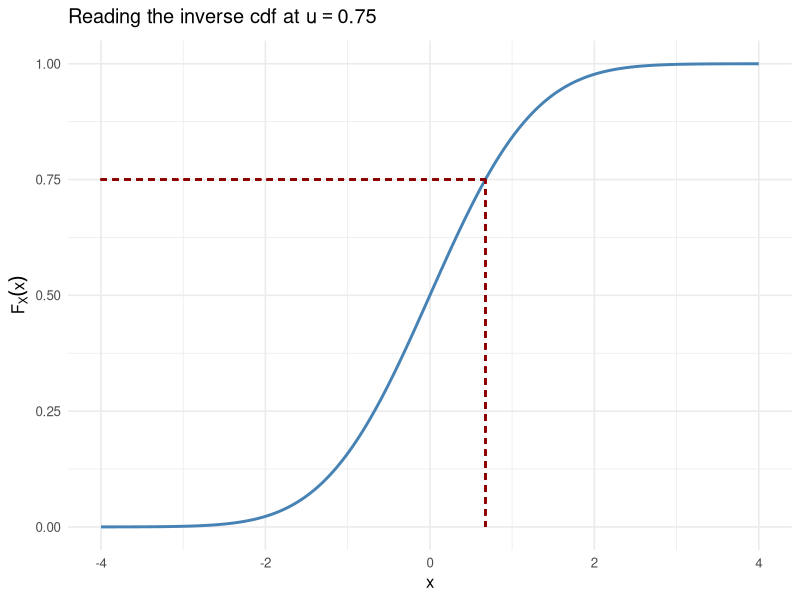
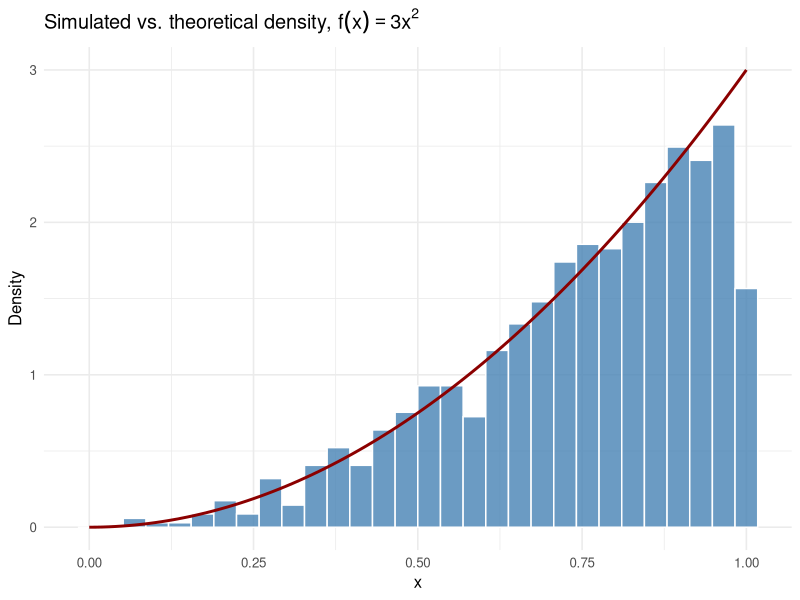
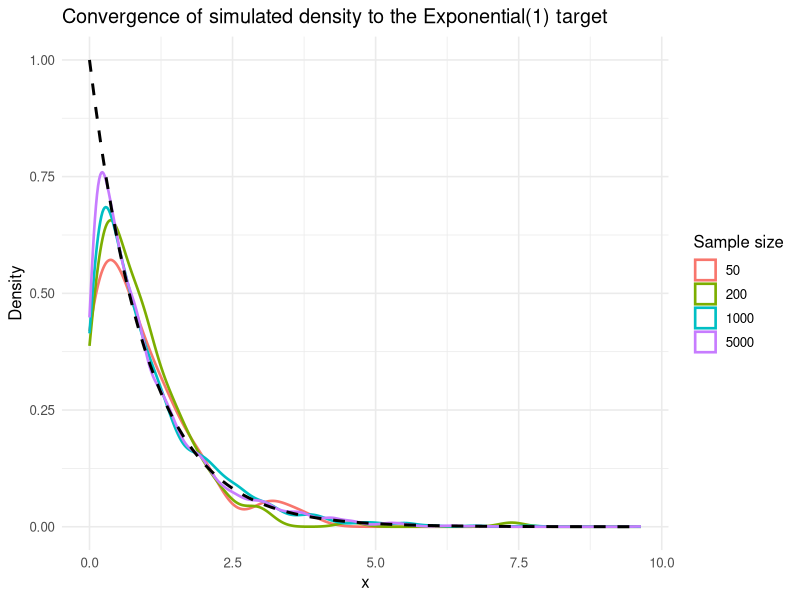

Source code (R) for these figures, in order:
## ---- chunk 1
knitr::opts_chunk$set(
    echo = TRUE,
    warning = FALSE,
    message = FALSE,
    fig.align = "center",
    fig.width = 7,
    fig.height = 4.5
)

set.seed(123)
library(tidyverse)
library(ggplot2)
library(dplyr)
library(knitr)
library(kableExtra)
library(gridExtra)
library(patchwork)
## ---- chunk 2
x_grid <- seq(-4, 4, length.out = 400)
cdf_values <- pnorm(x_grid)

u_example <- 0.75
x_example <- qnorm(u_example)

ggplot(data.frame(x = x_grid, F = cdf_values), aes(x = x, y = F)) +
    geom_line(colour = "steelblue", linewidth = 1) +
    geom_segment(
        aes(x = -4, xend = x_example, y = u_example, yend = u_example),
        linetype = "dashed", colour = "darkred"
    ) +
    geom_segment(
        aes(x = x_example, xend = x_example, y = 0, yend = u_example),
        linetype = "dashed", colour = "darkred"
    ) +
    labs(
        title = expression(paste("Reading the inverse cdf at ", u == 0.75)),
        x = "x", y = expression(F[X](x))
    ) +
    theme_minimal(base_size = 12)
## ---- chunk 3
set.seed(123)

## Target density f(x) = 3x^2 on (0,1) has cdf F(x) = x^3
## so the quantile function is F^{-1}(u) = u^{1/3}

sample_size <- 1000
uniform_draws <- runif(n = sample_size)
simulated_x <- uniform_draws^(1 / 3)

summary(simulated_x)
## ---- chunk 4
theoretical_grid <- seq(0, 1, by = 0.01)
theoretical_density <- 3 * theoretical_grid^2

ggplot(data.frame(x = simulated_x), aes(x = x)) +
    geom_histogram(
        aes(y = after_stat(density)),
        bins = 30, fill = "steelblue", colour = "white", alpha = 0.8
    ) +
    geom_line(
        data = data.frame(x = theoretical_grid, y = theoretical_density),
        aes(x = x, y = y),
        colour = "darkred", linewidth = 1
    ) +
    labs(
        title = expression(paste("Simulated vs. theoretical density, ", f(x) == 3 * x^2)),
        x = "x", y = "Density"
    ) +
    theme_minimal(base_size = 12)
## ---- chunk 5
set.seed(123)

## X ~ Exponential(rate = lambda); F^{-1}(u) = -log(u) / lambda
sample_size <- 1000
lambda <- 2

uniform_draws <- runif(n = sample_size)
simulated_exp <- -log(uniform_draws) / lambda

sample_mean <- mean(simulated_exp)
theoretical_mean <- 1 / lambda

kable(
    data.frame(
        Quantity = c("Sample mean", "Theoretical mean (1/lambda)"),
        Value = round(c(sample_mean, theoretical_mean), 4)
    ),
    caption = "Comparison of sample and theoretical mean, Exponential(2)"
) %>%
    kable_styling(full_width = FALSE)
## ---- chunk 6
set.seed(123)

## X ~ Bernoulli(p); F(0) = 1-p, F(1) = 1
sample_size <- 1000
success_prob <- 0.4

uniform_draws <- runif(n = sample_size)
simulated_bernoulli <- as.integer(uniform_draws > (1 - success_prob))

kable(
    data.frame(
        Quantity = c("Sample mean", "Theoretical mean (p)",
                      "Sample variance", "Theoretical variance p(1-p)"),
        Value = round(
            c(mean(simulated_bernoulli), success_prob,
              var(simulated_bernoulli), success_prob * (1 - success_prob)),
            4
        )
    ),
    caption = "Comparison of sample and theoretical moments, Bernoulli(0.4)"
) %>%
    kable_styling(full_width = FALSE)
## ---- chunk 7
set.seed(123)

## X ~ Geometric(p) on {0,1,2,...}; using X = floor(log(u) / log(1-p))
sample_size <- 1000
success_prob <- 0.25

uniform_draws <- runif(n = sample_size)
simulated_geometric <- floor(log(uniform_draws) / log(1 - success_prob))

sample_mean <- mean(simulated_geometric)
theoretical_mean <- (1 - success_prob) / success_prob

kable(
    data.frame(
        Quantity = c("Sample mean", "Theoretical mean ((1-p)/p)"),
        Value = round(c(sample_mean, theoretical_mean), 4)
    ),
    caption = "Comparison of sample and theoretical mean, Geometric(0.25)"
) %>%
    kable_styling(full_width = FALSE)
## ---- chunk 8
set.seed(123)

## General discrete distribution on support {1,2,3,4} with given pmf
support_points <- c(1, 2, 3, 4)
pmf_values <- c(0.1, 0.2, 0.3, 0.4)
cdf_values <- cumsum(pmf_values)

sample_size <- 1000
uniform_draws <- runif(n = sample_size)

## findInterval locates, for each u, the index of the first cdf value >= u
indices <- findInterval(
    x = uniform_draws,
    vec = cdf_values,
    left.open = TRUE
) + 1
simulated_general <- support_points[indices]

table(simulated_general) / sample_size
## ---- chunk 9
set.seed(123)

sample_sizes <- c(50, 200, 1000, 5000)
lambda <- 1

convergence_results <- map_dfr(sample_sizes, function(n) {
    u <- runif(n)
    x <- -log(u) / lambda
    tibble(
        n = n,
        sample_mean = mean(x),
        sample_sd = sd(x)
    )
})

kable(
    convergence_results,
    col.names = c("Sample size (n)", "Sample mean", "Sample SD"),
    caption = "Convergence of sample moments to theoretical values (mean = 1, sd = 1) as n increases"
) %>%
    kable_styling(full_width = FALSE)
## ---- chunk 10
set.seed(123)

simulated_data <- map_dfr(sample_sizes, function(n) {
    u <- runif(n)
    x <- -log(u) / lambda
    tibble(n = factor(n), x = x)
})

ggplot(simulated_data, aes(x = x, colour = n)) +
    geom_density(linewidth = 0.9) +
    stat_function(
        fun = dexp, args = list(rate = lambda),
        colour = "black", linetype = "dashed", linewidth = 1
    ) +
    labs(
        title = "Convergence of simulated density to the Exponential(1) target",
        x = "x", y = "Density", colour = "Sample size"
    ) +
    theme_minimal(base_size = 12)
